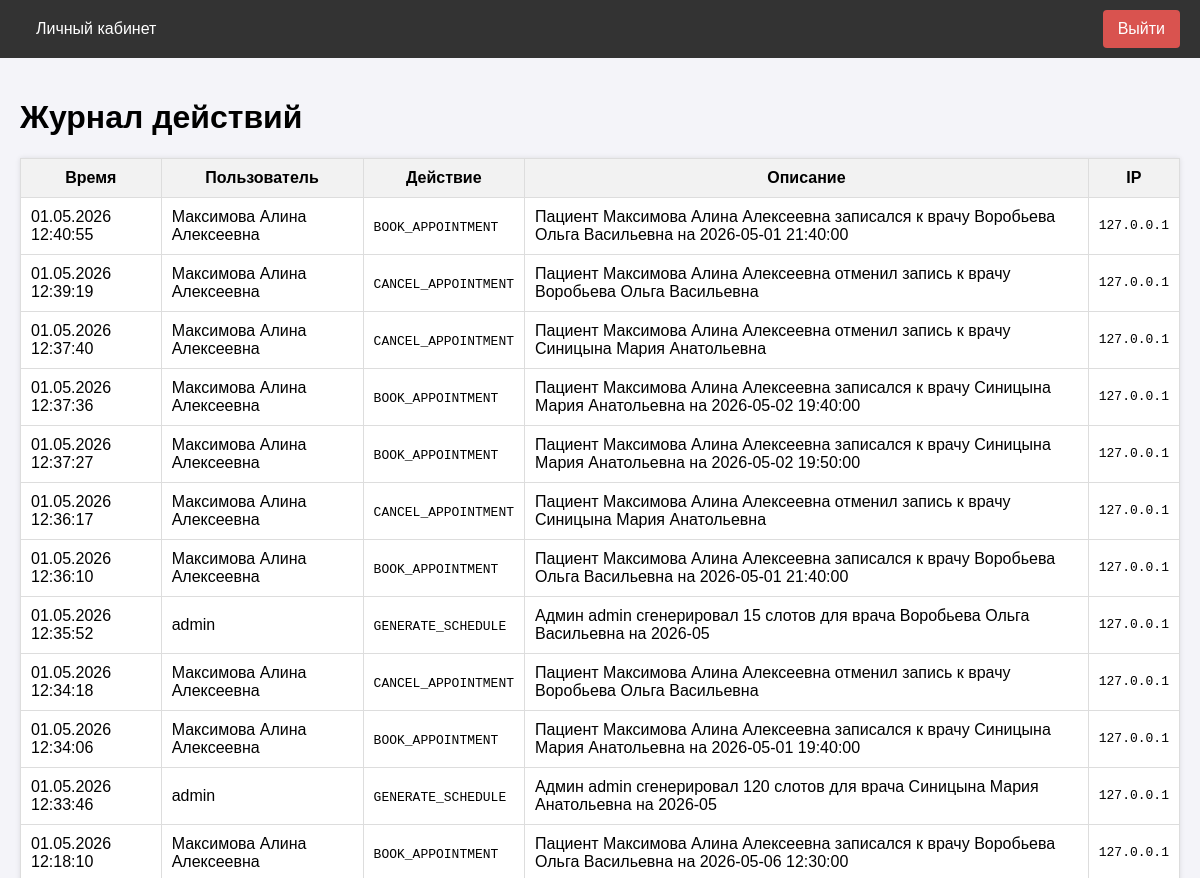
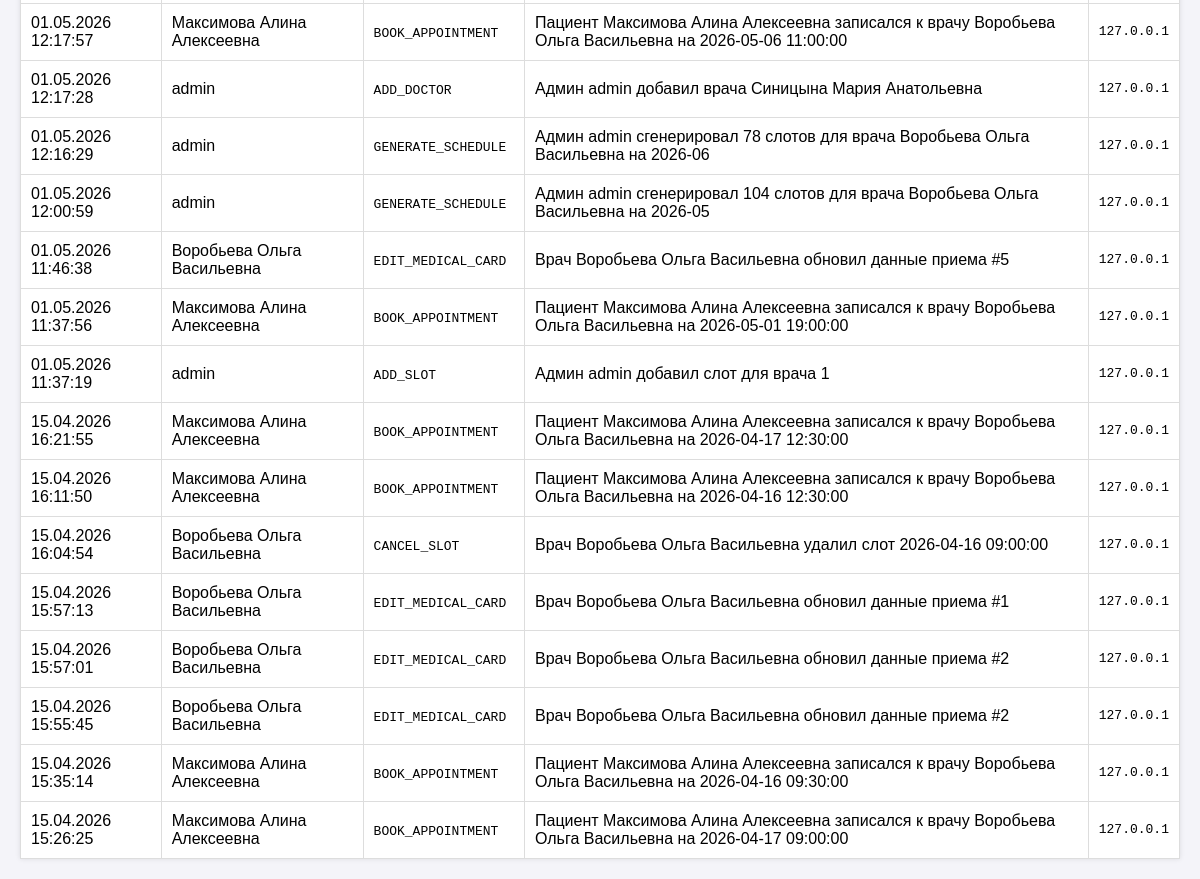
The page /admin/logs (signed in) on the database as committed earlier (2 pictures, top to bottom).
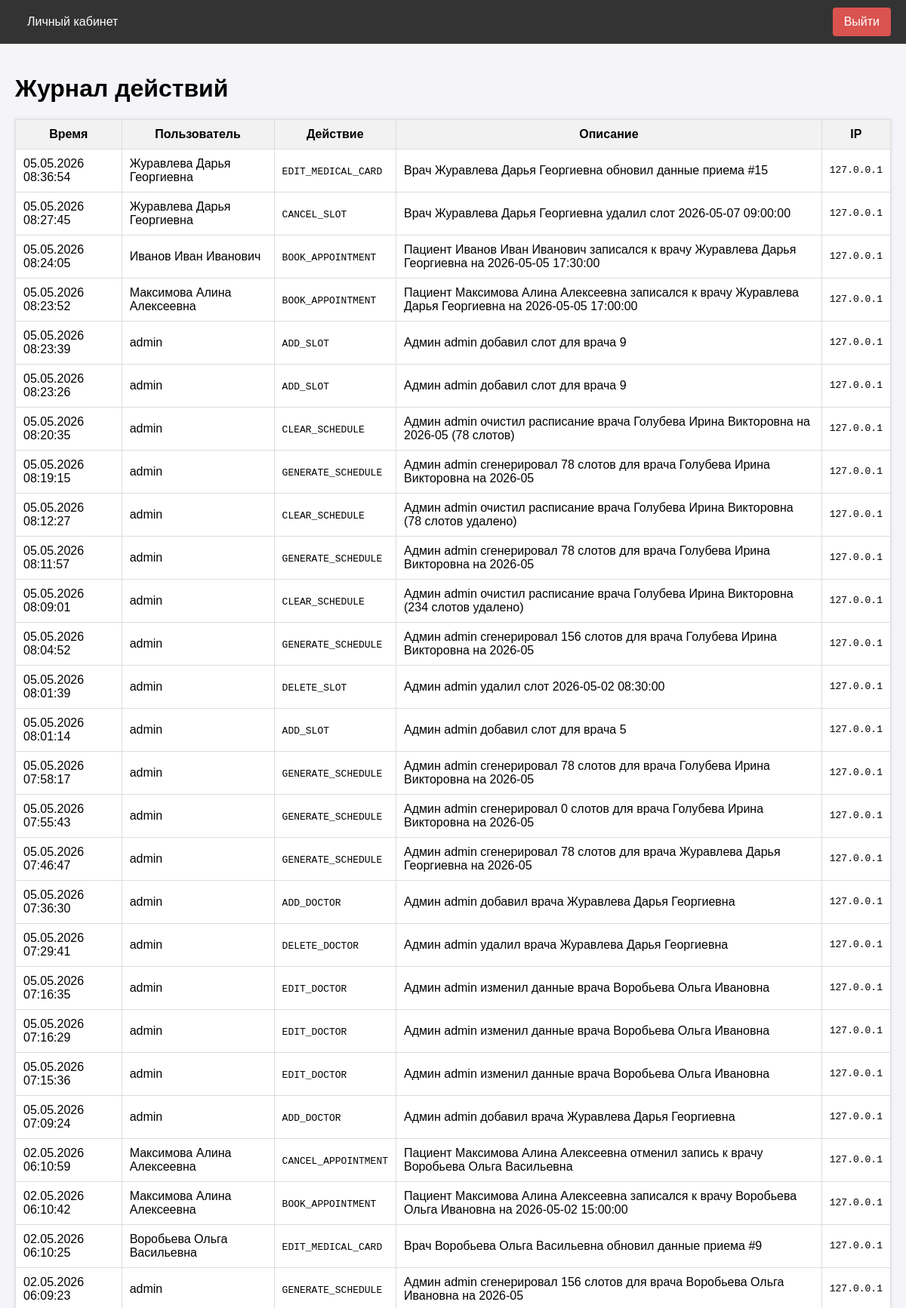
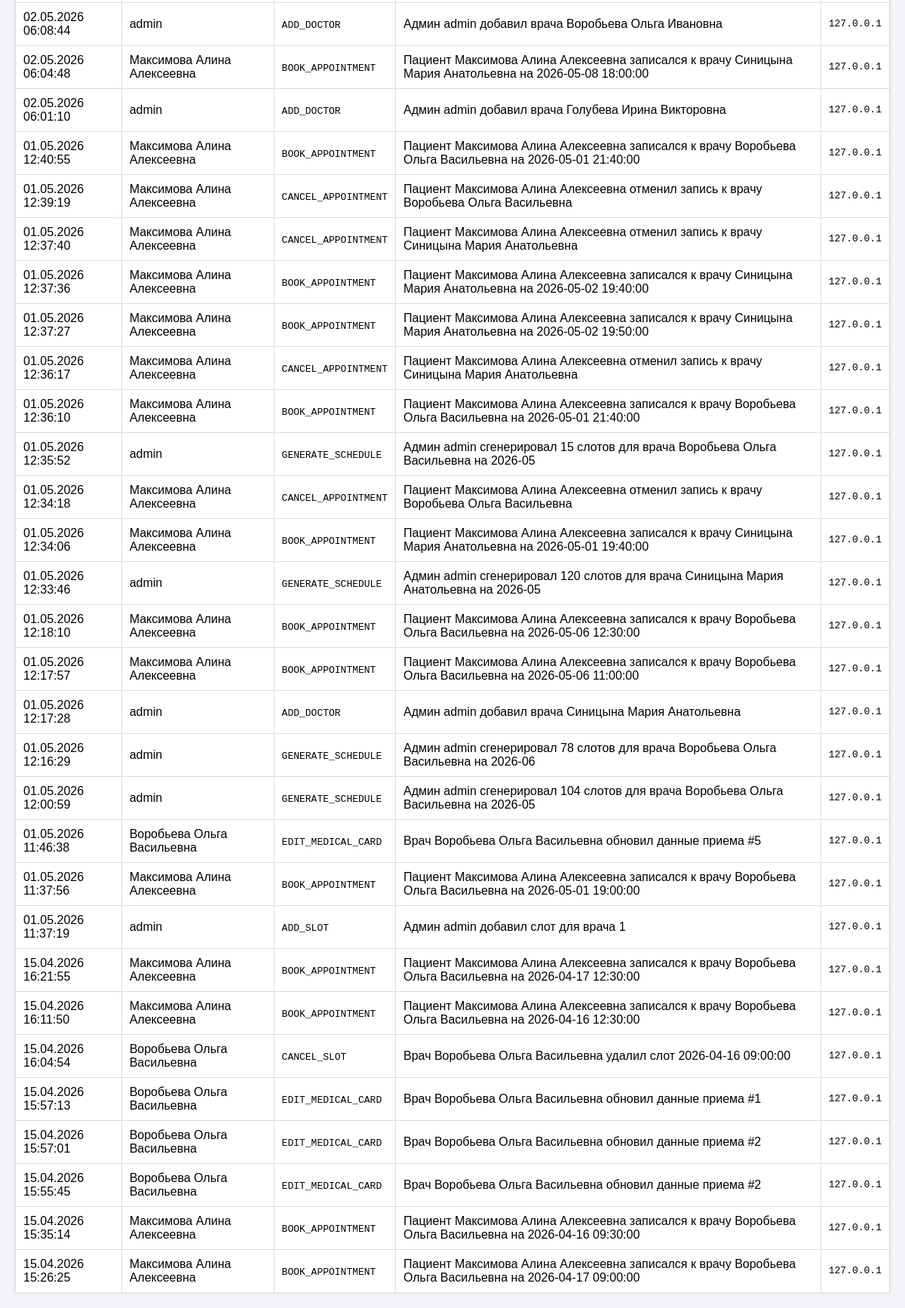
The same page on the database as committed later (2 pictures, top to bottom).
### app/models.py (models this page shows, shortened)
class ActionLog(db.Model):
    __tablename__ = 'action_logs'
    id = db.Column(db.Integer, primary_key=True)
    user_id = db.Column(db.Integer, db.ForeignKey('users.id'), nullable=True) # Может быть NULL для системных действий
    action_type = db.Column(db.String(50), nullable=False) # e.g., 'LOGIN', 'BOOK_APPOINTMENT', 'CANCEL_APPOINTMENT'
    description = db.Column(db.Text, nullable=False)
    timestamp = db.Column(db.DateTime, default=datetime.utcnow)
    ip_address = db.Column(db.String(45), nullable=True)

class User(UserMixin, db.Model):
    __tablename__ = 'users'
    id = db.Column(db.Integer, primary_key=True)
    username = db.Column(db.String(64), index=True, unique=True)
    email = db.Column(db.String(120), index=True, unique=True)
    phone = db.Column(db.String(20), index=True, unique=True)
    password_hash = db.Column(db.String(256))
    role = db.Column(db.String(20), index=True, default='patient')
    specialty = db.Column(db.String(100), nullable=True) # Для врача
    office_number = db.Column(db.String(10), nullable=True) # Для врача
    oms_number = db.Column(db.String(20), nullable=True) # Для пациента
    created_at = db.Column(db.DateTime, default=datetime.utcnow)
    appointments_as_patient = db.relationship('Appointment', foreign_keys='Appointment.patient_id', backref='patient', lazy='dynamic')
    appointments_as_doctor = db.relationship('Appointment', foreign_keys='Appointment.doctor_id', backref='doctor', lazy='dynamic')
    schedule_slots = db.relationship('ScheduleSlot', backref='doctor', lazy='dynamic')
    action_logs = db.relationship('ActionLog', backref='user', lazy='dynamic')

### app/admin/routes.py (the view)
@bp.route('/logs')
@login_required
@role_required('admin')
def view_logs():
    logs = ActionLog.query.order_by(ActionLog.timestamp.desc()).limit(100).all()
    return render_template('admin/logs.html', title='Журнал действий', logs=logs)

### app/models.py (called while the page is built)
@login_manager.user_loader
def load_user(user_id):
    return User.query.get(int(user_id))

### app/utils.py (called while the page is built)
def role_required(role):
    def decorator(f):
        @wraps(f)
        def decorated_function(*args, **kwargs):
            if not current_user.is_authenticated:
                return redirect(url_for('auth.login'))
            if current_user.role != role:
                flash('У вас нет доступа к этой странице.')
                return redirect(url_for('main.index'))
            return f(*args, **kwargs)
        return decorated_function
    return decorator

### app/templates/admin/logs.html
{% extends "base.html" %}
{% block content %}
<h1>Журнал действий</h1>
<table style="width:100%; border-collapse:collapse; background:white; box-shadow:0 0 5px rgba(0,0,0,0.1);">
    <tr style="background:#f2f2f2;">
        <th style="border:1px solid #ddd; padding:10px;">Время</th>
        <th style="border:1px solid #ddd; padding:10px;">Пользователь</th>
        <th style="border:1px solid #ddd; padding:10px;">Действие</th>
        <th style="border:1px solid #ddd; padding:10px;">Описание</th>
        <th style="border:1px solid #ddd; padding:10px;">IP</th>
    </tr>
    {% for log in logs %}
    <tr>
        <td style="border:1px solid #ddd; padding:10px;">{{ log.timestamp.strftime('%d.%m.%Y %H:%M:%S') }}</td>
        <td style="border:1px solid #ddd; padding:10px;">
            {% if log.user %}{{ log.user.username }}{% else %}Система{% endif %}
        </td>
        <td style="border:1px solid #ddd; padding:10px;"><code>{{ log.action_type }}</code></td>
        <td style="border:1px solid #ddd; padding:10px;">{{ log.description }}</td>
        <td style="border:1px solid #ddd; padding:10px; font-family:monospace;">{{ log.ip_address or '-' }}</td>
    </tr>
    {% else %}
    <tr><td colspan="5" style="border:1px solid #ddd; padding:10px; text-align:center;">Записей пока нет.</td></tr>
    {% endfor %}
</table>
{% endblock %}

Rows that differ between the two databases and show on the page:
added ActionLog: timestamp "05.05.2026 08:36:54", user.username "Журавлева Дарья Георгиевна", action_type "EDIT_MEDICAL_CARD", description "Врач Журавлева Дарья Георгиевна обновил данные приема #15", ip_address "127.0.0.1"
added ActionLog: timestamp "05.05.2026 08:27:45", user.username "Журавлева Дарья Георгиевна", action_type "CANCEL_SLOT", description "Врач Журавлева Дарья Георгиевна удалил слот 2026-05-07 09:00:00", ip_address "127.0.0.1"
added ActionLog: timestamp "05.05.2026 08:24:05", user.username "Иванов Иван Иванович", action_type "BOOK_APPOINTMENT", description "Пациент Иванов Иван Иванович записался к врачу Журавлева Дарья Георгиевна на 2026-05-05 17:30:00", ip_address "127.0.0.1"
added ActionLog: timestamp "05.05.2026 08:23:52", user.username "Максимова Алина Алексеевна", action_type "BOOK_APPOINTMENT", description "Пациент Максимова Алина Алексеевна записался к врачу Журавлева Дарья Георгиевна на 2026-05-05 17:00:00", ip_address "127.0.0.1"
added ActionLog: timestamp "05.05.2026 08:23:39", user.username "admin", action_type "ADD_SLOT", description "Админ admin добавил слот для врача 9", ip_address "127.0.0.1"
added ActionLog: timestamp "05.05.2026 08:23:26", user.username "admin", action_type "ADD_SLOT", description "Админ admin добавил слот для врача 9", ip_address "127.0.0.1"
added ActionLog: timestamp "05.05.2026 08:20:35", user.username "admin", action_type "CLEAR_SCHEDULE", description "Админ admin очистил расписание врача Голубева Ирина Викторовна на 2026-05 (78 слотов)", ip_address "127.0.0.1"
added ActionLog: timestamp "05.05.2026 08:19:15", user.username "admin", action_type "GENERATE_SCHEDULE", description "Админ admin сгенерировал 78 слотов для врача Голубева Ирина Викторовна на 2026-05", ip_address "127.0.0.1"
added ActionLog: timestamp "05.05.2026 08:12:27", user.username "admin", action_type "CLEAR_SCHEDULE", description "Админ admin очистил расписание врача Голубева Ирина Викторовна (78 слотов удалено)", ip_address "127.0.0.1"
added ActionLog: timestamp "05.05.2026 08:11:57", user.username "admin", action_type "GENERATE_SCHEDULE", description "Админ admin сгенерировал 78 слотов для врача Голубева Ирина Викторовна на 2026-05", ip_address "127.0.0.1"
added ActionLog: timestamp "05.05.2026 08:09:01", user.username "admin", action_type "CLEAR_SCHEDULE", description "Админ admin очистил расписание врача Голубева Ирина Викторовна (234 слотов удалено)", ip_address "127.0.0.1"
added ActionLog: timestamp "05.05.2026 08:04:52", user.username "admin", action_type "GENERATE_SCHEDULE", description "Админ admin сгенерировал 156 слотов для врача Голубева Ирина Викторовна на 2026-05", ip_address "127.0.0.1"
added ActionLog: timestamp "05.05.2026 08:01:39", user.username "admin", action_type "DELETE_SLOT", description "Админ admin удалил слот 2026-05-02 08:30:00", ip_address "127.0.0.1"
added ActionLog: timestamp "05.05.2026 08:01:14", user.username "admin", action_type "ADD_SLOT", description "Админ admin добавил слот для врача 5", ip_address "127.0.0.1"
added ActionLog: timestamp "05.05.2026 07:58:17", user.username "admin", action_type "GENERATE_SCHEDULE", description "Админ admin сгенерировал 78 слотов для врача Голубева Ирина Викторовна на 2026-05", ip_address "127.0.0.1"
added ActionLog: timestamp "05.05.2026 07:55:43", user.username "admin", action_type "GENERATE_SCHEDULE", description "Админ admin сгенерировал 0 слотов для врача Голубева Ирина Викторовна на 2026-05", ip_address "127.0.0.1"
added ActionLog: timestamp "05.05.2026 07:46:47", user.username "admin", action_type "GENERATE_SCHEDULE", description "Админ admin сгенерировал 78 слотов для врача Журавлева Дарья Георгиевна на 2026-05", ip_address "127.0.0.1"
added ActionLog: timestamp "05.05.2026 07:36:30", user.username "admin", action_type "ADD_DOCTOR", description "Админ admin добавил врача Журавлева Дарья Георгиевна", ip_address "127.0.0.1"
added ActionLog: timestamp "05.05.2026 07:29:41", user.username "admin", action_type "DELETE_DOCTOR", description "Админ admin удалил врача Журавлева Дарья Георгиевна", ip_address "127.0.0.1"
added ActionLog: timestamp "05.05.2026 07:16:35", user.username "admin", action_type "EDIT_DOCTOR", description "Админ admin изменил данные врача Воробьева Ольга Ивановна", ip_address "127.0.0.1"
added ActionLog: timestamp "05.05.2026 07:16:29", user.username "admin", action_type "EDIT_DOCTOR", description "Админ admin изменил данные врача Воробьева Ольга Ивановна", ip_address "127.0.0.1"
added ActionLog: timestamp "05.05.2026 07:15:36", user.username "admin", action_type "EDIT_DOCTOR", description "Админ admin изменил данные врача Воробьева Ольга Ивановна", ip_address "127.0.0.1"
added ActionLog: timestamp "05.05.2026 07:09:24", user.username "admin", action_type "ADD_DOCTOR", description "Админ admin добавил врача Журавлева Дарья Георгиевна", ip_address "127.0.0.1"
added ActionLog: timestamp "02.05.2026 06:10:59", user.username "Максимова Алина Алексеевна", action_type "CANCEL_APPOINTMENT", description "Пациент Максимова Алина Алексеевна отменил запись к врачу Воробьева Ольга Васильевна", ip_address "127.0.0.1"
added ActionLog: timestamp "02.05.2026 06:10:42", user.username "Максимова Алина Алексеевна", action_type "BOOK_APPOINTMENT", description "Пациент Максимова Алина Алексеевна записался к врачу Воробьева Ольга Ивановна на 2026-05-02 15:00:00", ip_address "127.0.0.1"
added ActionLog: timestamp "02.05.2026 06:10:25", user.username "Воробьева Ольга Васильевна", action_type "EDIT_MEDICAL_CARD", description "Врач Воробьева Ольга Васильевна обновил данные приема #9", ip_address "127.0.0.1"
added ActionLog: timestamp "02.05.2026 06:09:23", user.username "admin", action_type "GENERATE_SCHEDULE", description "Админ admin сгенерировал 156 слотов для врача Воробьева Ольга Ивановна на 2026-05", ip_address "127.0.0.1"
added ActionLog: timestamp "02.05.2026 06:08:44", user.username "admin", action_type "ADD_DOCTOR", description "Админ admin добавил врача Воробьева Ольга Ивановна", ip_address "127.0.0.1"
added ActionLog: timestamp "02.05.2026 06:04:48", user.username "Максимова Алина Алексеевна", action_type "BOOK_APPOINTMENT", description "Пациент Максимова Алина Алексеевна записался к врачу Синицына Мария Анатольевна на 2026-05-08 18:00:00", ip_address "127.0.0.1"
added ActionLog: timestamp "02.05.2026 06:01:10", user.username "admin", action_type "ADD_DOCTOR", description "Админ admin добавил врача Голубева Ирина Викторовна", ip_address "127.0.0.1"
